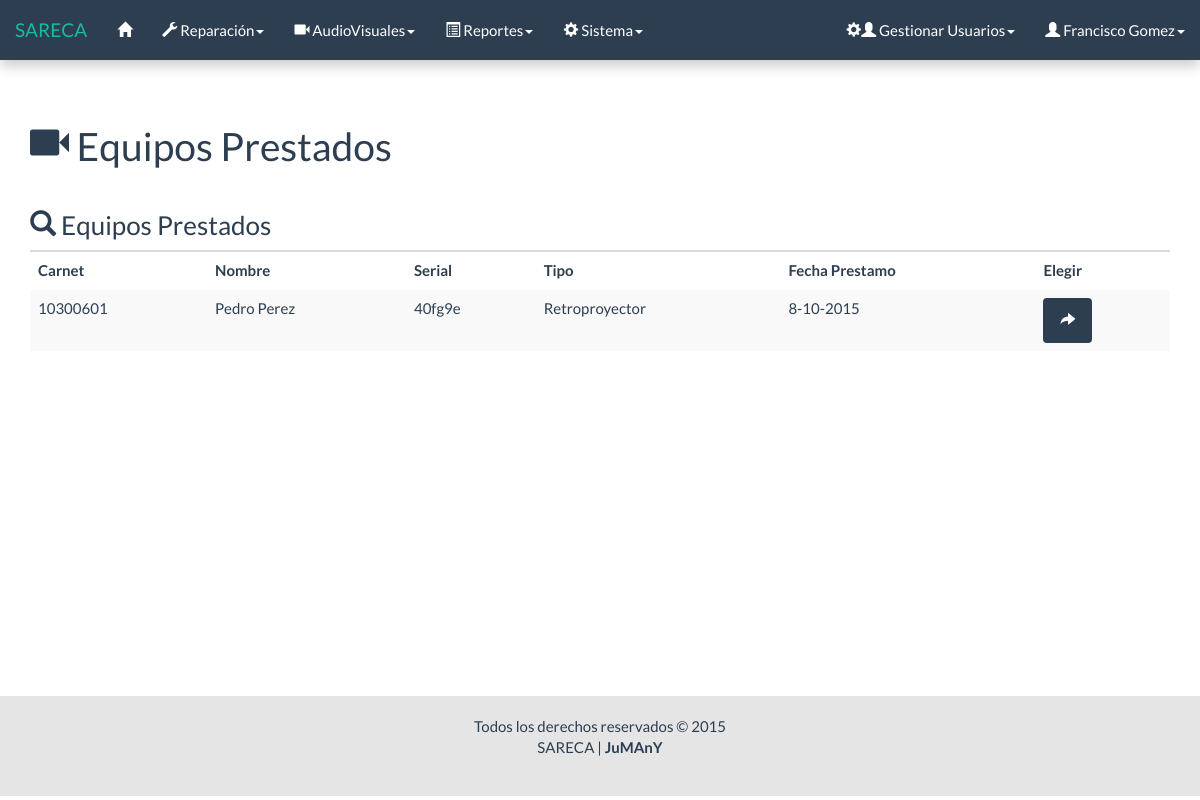
The app's page /html/devolucion_f.php (signed in), older data.
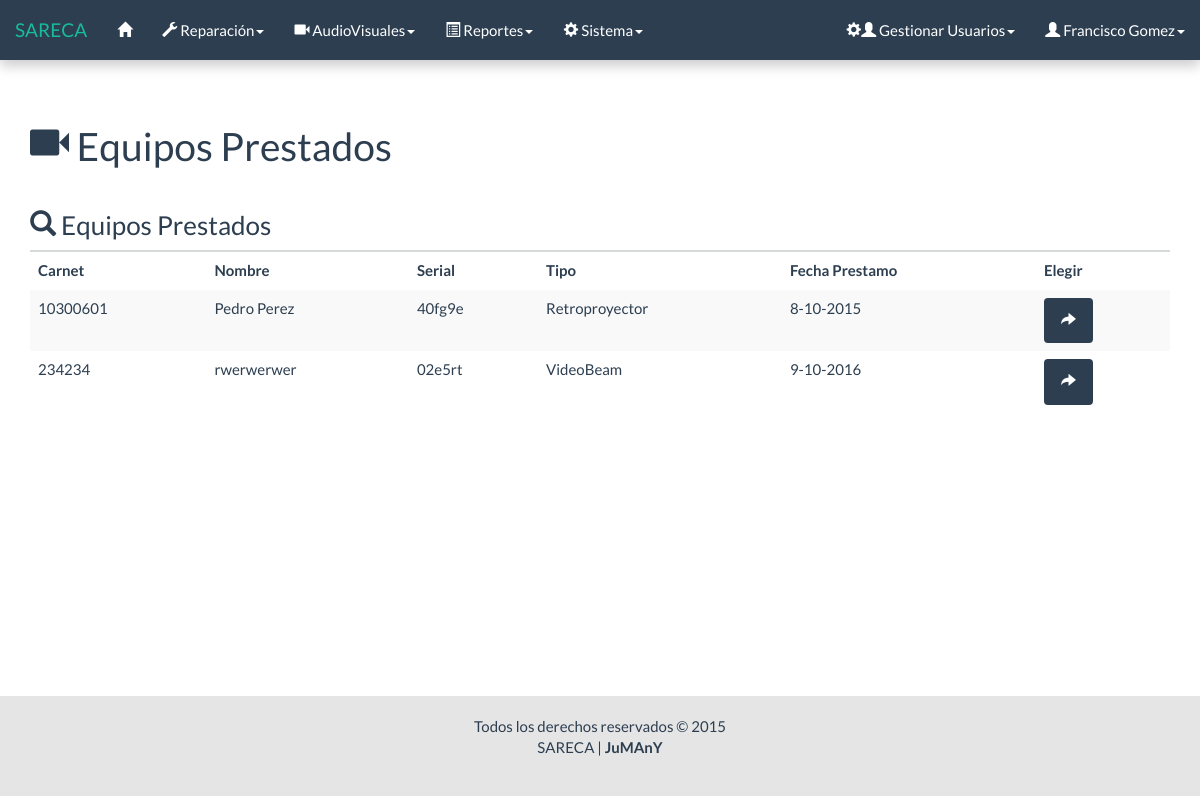
The same page, newer data.
### tables this page shows
CREATE TABLE `prestamo` (
  `Id` int(11) NOT NULL AUTO_INCREMENT,
  `Serial_equipo` varchar(11) NOT NULL,
  `Fecha_prestamo` date NOT NULL,
  `hora_prestamo` time NOT NULL,
  `Id_usuario` varchar(50) NOT NULL,
  `Carnet` int(9) NOT NULL,
  `carrera` varchar(100) NOT NULL,
  `Estado` int(1) NOT NULL,
  `observacion` varchar(100) NOT NULL,
  PRIMARY KEY (`Id`),
  KEY `Id_usuario` (`Id_usuario`),
  KEY `Carnet` (`Carnet`),
  KEY `Serial_equipo` (`Serial_equipo`),
  CONSTRAINT `prestamo_ibfk_3` FOREIGN KEY (`Id_usuario`) REFERENCES `usuario` (`Id`) ON UPDATE CASCADE,
  CONSTRAINT `prestamo_ibfk_4` FOREIGN KEY (`Carnet`) REFERENCES `persona` (`Carnet`) ON UPDATE CASCADE,
  CONSTRAINT `prestamo_ibfk_5` FOREIGN KEY (`Serial_equipo`) REFERENCES `equipo_audiovisual` (`Serial`) ON UPDATE CASCADE
);

CREATE TABLE `persona` (
  `Carnet` int(9) NOT NULL,
  `Cedula` int(8) NOT NULL,
  `Nombre` varchar(30) NOT NULL,
  `Cargo` varchar(20) NOT NULL,
  PRIMARY KEY (`Carnet`),
  KEY `Cedula` (`Cedula`)
);

CREATE TABLE `equipo_audiovisual` (
  `Serial` varchar(11) NOT NULL,
  `tipo` int(1) NOT NULL,
  `Estado` int(1) NOT NULL,
  PRIMARY KEY (`Serial`)
);

### html/devolucion_f.php (the view, shortened to what the changed rows need)
<?php
	require('../php/conexion/conexion.php');
	$sql = "SELECT *
			FROM equipo_audiovisual
			JOIN prestamo ON equipo_audiovisual.Serial = prestamo.Serial_equipo
			JOIN persona ON prestamo.Carnet = persona.Carnet
			WHERE equipo_audiovisual.Estado = 2
			AND prestamo.Estado = 2";
	$res = $conectar->query($sql);
?>
<!DOCTYPE html>
<html lang="es">
	<head>
		<link rel="stylesheet" href="../css/bootstrap.css">
		<link rel="stylesheet" href="../css/general.css">
	</head>
	<body>
		<div id="wrap">
			<?php
				include("menu/menu.php");
			?>
			<div class="container">
				<div class="bs-docs-section">
					<div class="row">
						<div class="col-lg-12">
							<div class="page-header">
								<h1><span class="glyphicon glyphicon-facetime-video"></span> Equipos Prestados</h1>
							</div>
							<?php
							if ($res->num_rows == 0) {
							?>
								<div class="alert alert-dismissible alert-info">
									<strong>No hay equipos AudioVisuales en préstamo.</strong>
								</div>
							<?php
							} else {
							?>
								<table class="table table-striped table-hover">
									<thead>
										<tr>
											<th>Carnet</th>
											<th>Nombre</th>
											<th>Serial</th>
											<th>Tipo</th>
											<th>Fecha Prestamo</th>
											<th>Elegir</th>
										</tr>
									</thead>
									<tbody>
										<?php
										while ($fila = $res->fetch_object()) {
											if ($fila->tipo == 1) $tipo = 'VideoBeam';
											else $tipo = 'Retroproyector';
											list($a,$m,$d) = explode('-',$fila->Fecha_prestamo);
											printf('
												<tr>
													<td>%d</td>
													<td>%s</td>
													<td>%s</td>
													<td>%s</td>
													<td>%d-%d-%d</td>
													<td data-toggle="tooltip" data-placement="right" title="" data-original-title="Devolver"><a href="#" data-href="../php/devolucion.php?s=%s" data-toggle="modal" data-target="#confirm-action" data-msj="¿Desea devolver el prestamo de: %s?" class="btn btn-primary"><span class="glyphicon glyphicon-share-alt"></span></a></td>
												</tr>',
												$fila->Carnet,
												$fila->Nombre,
												$fila->Serial_equipo,
												$tipo,
												$d,
												$m,
												$a,
												$fila->Serial_equipo,
												$fila->Nombre
											);
										}
										?>
									</tbody>
								</table>
							<?php
							}
							?>
						</div>
					</div>
				</div>
			</div>
		</div>
	</body>
</html>

### html/menu/menu.php (shortened to what the changed rows need)
<nav class="navbar navbar-default navbar-fixed-top">
	<div class="container-fluid">
		<div class="navbar-header">
			<a class="navbar-brand" href="#">SARECA</a>
		</div>
	</div>
</nav>

Row changes from the older to the newer data that the page shows:
added prestamo: Carnet.Carnet "234234", Carnet.Nombre "rwerwerwer", Serial_equipo "02e5rt", Serial_equipo.tipo "VideoBeam", d "9", m "10", a "2016"
